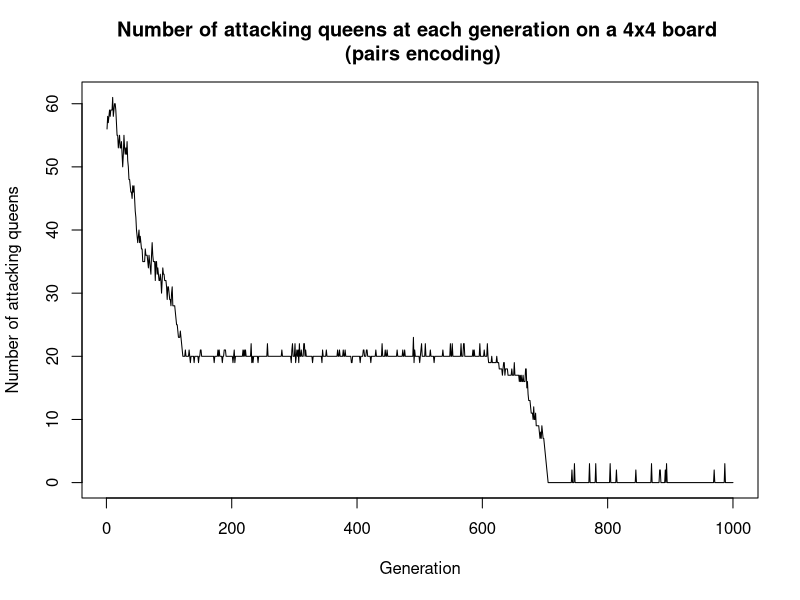
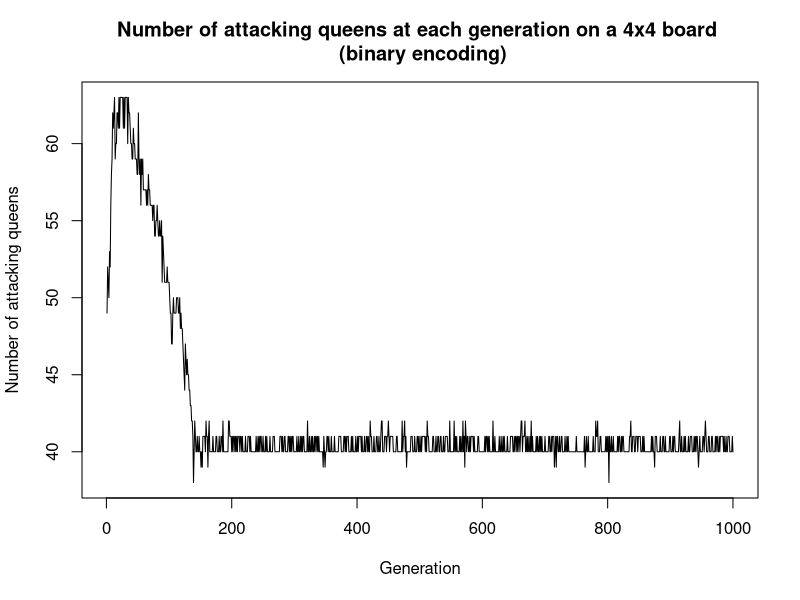
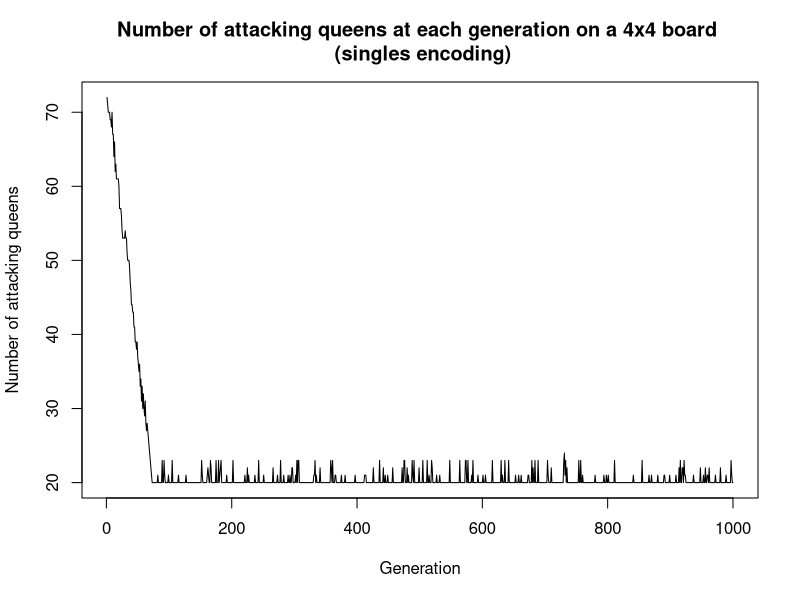
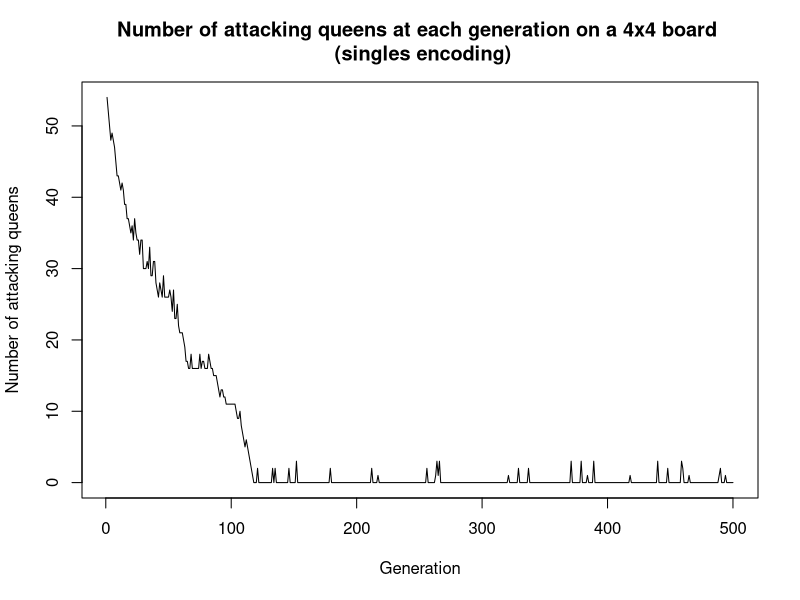
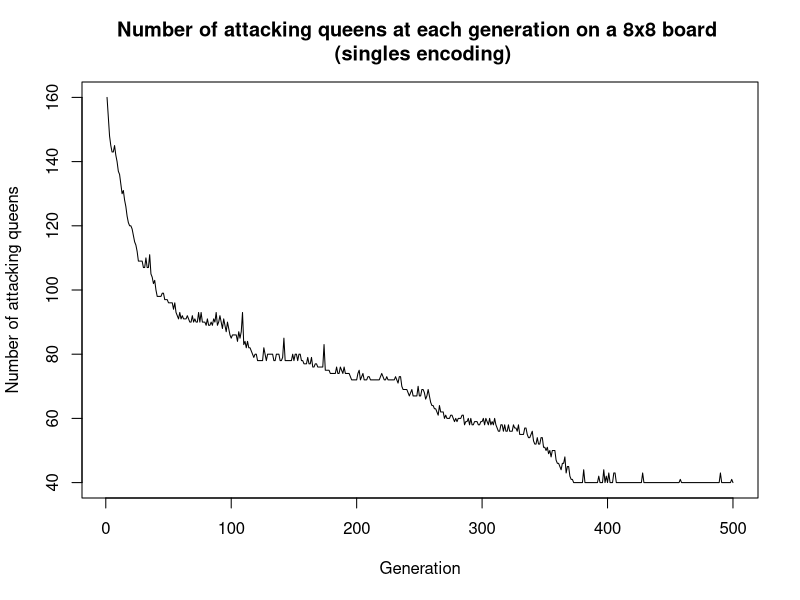
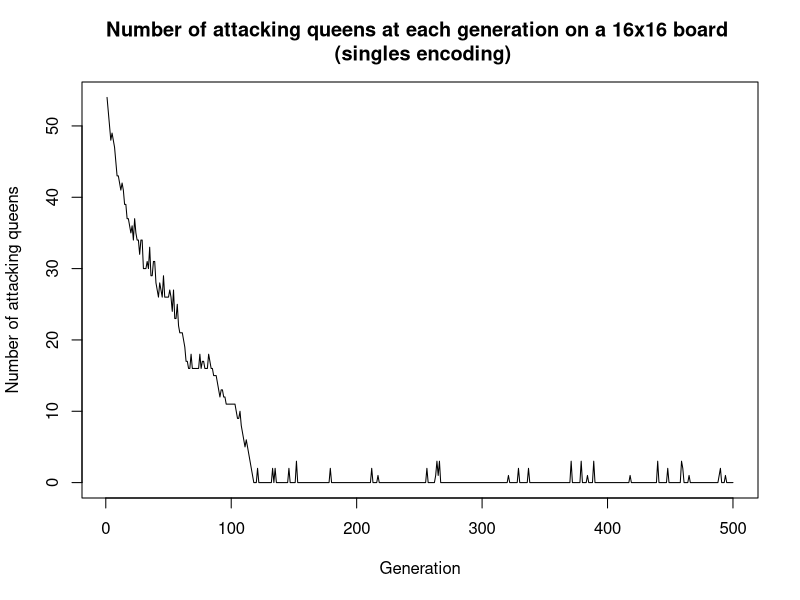
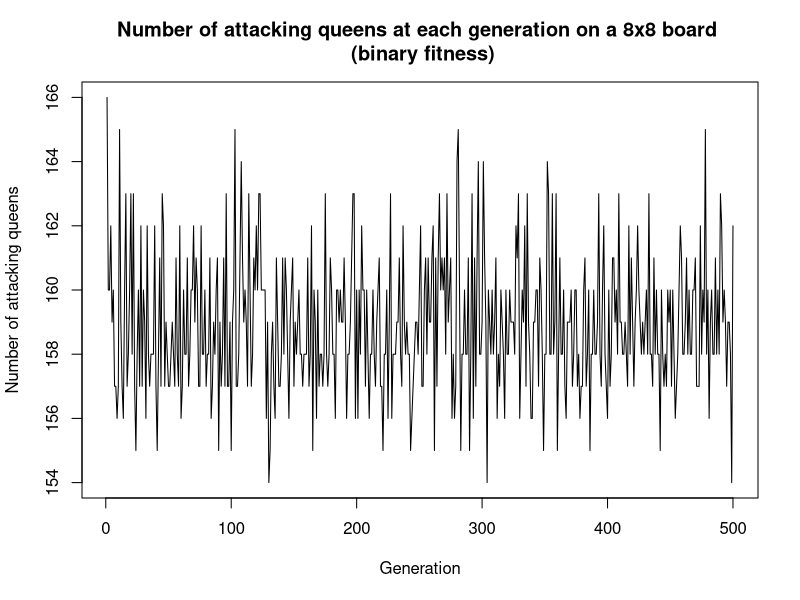
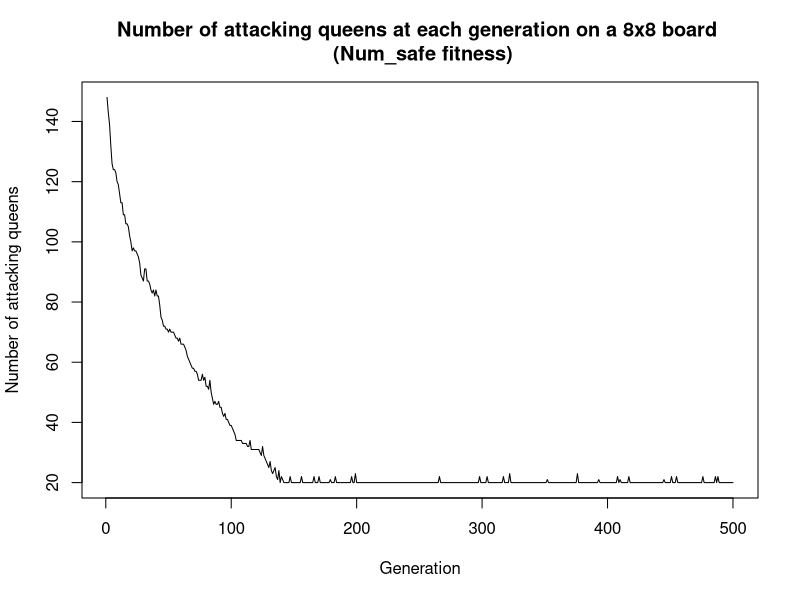

Recreate these plots in R, in order. (Note: this script raises an error after producing the figures.)
## ---- chunk 1
knitr::opts_chunk$set(echo = FALSE)
## ---- chunk 2
BinToDec <- function(x){
  #https://stackoverflow.com/questions/12892348/convert-binary-string-to-binary-or-decimal-value
  sum(2^(which(rev(unlist(strsplit(as.character(x), "")) == 1))-1))
}

vizualize_board <- function(layout, n){
  #Given a layout, vizualizes the board
  if(typeof(layout) == "list" & is.null(ncol(layout))){
    #print("Binary")
    #Binary
    board <- matrix(nrow = n, ncol = n)
    #fill the board with 0s
    for (i in 1:nrow(board)){
      for (j in 1:ncol(board)){
        board[i,j] <- 0
      }
    }
    for (i in 1:n){
      board[i,BinToDec(layout[[i]])] <- 1
    }
    board <- t(board)
    #print(board)
  }else if(typeof(layout) == "integer" & is.null(ncol(layout))){
    #print("Singles")
    #Singles
    #fill the board with 0s
    board <- matrix(nrow = n, ncol = n)
    for (i in 1:n){
      for (j in 1:n){
        board[i,j] <- 0
      }
    }
    for (i in 1:n){
      board[i,layout[i]] <- 1
    }
    board <- t(board)
    #print(board)
  }else{
    #Pairs
    #print("Pairs")
    board <- matrix(nrow = n, ncol = n)
    #fill the board with 0s
    for (i in 1:nrow(board)){
      for (j in 1:ncol(board)){
        board[i,j] <- 0
      }
    }
    for (i in 1:nrow(layout)){
      board[layout[i,1], layout[i,2]] <- 1
    }
  }
  #Print the board in the console:
  for (i in 1:(nrow(board)*2)){
    cat("_")
  }
  cat("\n")
  for (i in 1:nrow(board)){
    cat("|")
    for (j in 1:ncol(board)){
      if(board[i,j] == 0){
        cat(" |")
      }else{
        cat("Q|")
      }
    }
    cat("\n")
  }
}
## ---- chunk 3
#################### PAIRS REPRESENTATION ####################

# Question 2 : Crossover

crossover <- function(layout1, layout2, p){
  #PAIRS (matrix)
  kid <- matrix(nrow = nrow(layout1), ncol = 2)
  for (i in 1:p){
    kid[i,] <- layout1[i,]
  }
  for (i in (p+1):nrow(layout2)){
    kid[i,] <- layout2[i,]
  }
  return(kid)
}

# Question 3 : Mutate

mutate <- function(layout,n){
  pair <- sample(n,1)
  layout[pair,1] <- sample(n,1)
  layout[pair,2] <- sample(n,1)
  #Disadvantages of this layout : can move to a location where there is already a queen 
  # --> Good or bad ? Good: simulate a queen "disappearing", bad: duplicates in the representation
  return(layout)
}

# Question 4 : Fitness

fitness <- function(layout, fitness_function, n){
  board <- matrix(nrow = n, ncol = n)
  #fill the board with 0s
  for (i in 1:n){
    for (j in 1:n){
      board[i,j] <- 0
    }
  }
  #fill the board with 1s where there are queens
  for (i in 1:n){
    board[layout[i,1], layout[i,2]] <- 1
  }
  #================================================================================
 #Convert the board to a list of coordinates 
  my_vec <- c()
  for(i in 1:n){
    for(j in 1:n){
      if(board[i,j]==1){
        my_vec <- c(my_vec, c(i,j))
      }
    }
  }
  if(length(my_vec) == 0){
    return(0)
  }
  points<-array( my_vec, dim=c(2,length(my_vec)/2))
  are_attacking_eachother <- function(Q1,Q2){
    #https://stackoverflow.com/questions/57239548/how-to-check-if-a-queen-is-under-attack-in-nqueens
    (Q1[1] == Q2[1] | Q1[2] == Q2[2] | Q1[1]-Q1[2] == Q2[1]-Q2[2] | Q1[1]+Q1[2] == Q2[1]+Q2[2])
  }
  fitness <- 0
  if(length(points)/2 == 1){
    if(fitness_function == "binary"){
      return(0)
    }else if(fitness_function == "num_safe"){
      return(1)
    }else{
      #number of attacking pairs
      return(0)
    }
  }else if(fitness_function == "binary"){
      for(queen in 1:((length(points)/2)-1)){
        for(other_queen in (queen+1):(length(points)/2)){
          Q1 <- c(points[1,queen], points[2,queen])
          Q2 <- c(points[1,other_queen], points[2,other_queen])
          if(are_attacking_eachother(Q1, Q2)){
            fitness <- 1
          }
        } 
      }
  }else if(fitness_function == "num_safe"){
    safe <- 0
     for(queen in 1:((length(points)/2)-1)){
        for(other_queen in (queen+1):(length(points)/2)){
          Q1 <- c(points[1,queen], points[2,queen])
          Q2 <- c(points[1,other_queen], points[2,other_queen])
          if(!are_attacking_eachother(Q1, Q2)){
            safe <- safe + 2
          }
        } 
     }
    #to scale to [0,1], we could divide by the max number of queens that can be safe
    fitness <- safe
  }else if(fitness_function == "num_attacking"){
    num_attacking <- 0
    for(queen in 1:((length(points)/2)-1)){
      for(other_queen in (queen+1):(length(points)/2)){
        Q1 <- c(points[1,queen], points[2,queen])
        Q2 <- c(points[1,other_queen], points[2,other_queen])
        if(are_attacking_eachother(Q1, Q2)){
          num_attacking <- num_attacking + 1
        }
      } 
    }
    fitness <- num_attacking
  }else{
      #(nC2 - number) of pairs of queens attacking each other.
      nc2 <- (n*(n-1)/2)
      num_attacking <- 0
      for(queen in 1:((length(points)/2)-1)){
        for(other_queen in (queen+1):(length(points)/2)){
          Q1 <- c(points[1,queen], points[2,queen])
          Q2 <- c(points[1,other_queen], points[2,other_queen])
          if(are_attacking_eachother(Q1, Q2)){
            fitness <- 1
          }
        } 
      }
      fitness <- (nc2 - num_attacking)
  }
  return(fitness)
}

# Question 5 : Genetic Algorithm

generate_random_layout_pairs <- function(n){
  pairs<-array(0, dim=c(n,2))
  for (i in 1:n){
    pairs[i,1] <- sample(n,1)
    pairs[i,2] <- sample(n,1)
  }
  return(pairs)
}

darwin_pairs <- function(n_generations, board_size, n_population, mutprob, fitness_function, crossover_p){
  ###### Initialization ######
  #generate random population
  population <- list()
  for(i in 1:n_population){
    population[[i]] <- generate_random_layout_pairs(board_size)
  }

  #calculate fitness of population
  fitnesses <- c()
  for(i in 1:n_population){
    fitnesses[i] <- fitness(population[[i]], fitness_function, board_size)
  }
  n_attacking_queens <- c()
  solutions <- list()
  ###### Genetic Algorithm ######
  for(generation in 1:n_generations){

    #Two individuals are randomly sampled from the current population, 
    # they are further used as parents
    parents <- sample(population, 2, replace = FALSE)

    #One individual with the smallest fitness is selected from the current population,
    # this will be the victim
    victim <- population[which.min(fitnesses)]
    victim_idx <- which.min(fitnesses)
    #The two sampled parents are to produce a kid by crossover
    kid <- crossover(parents[[1]], parents[[2]], p=crossover_p)

    #this kid should be mutated with probability mutprob
    if(runif(1) < mutprob){
      kid <- mutate(kid, board_size)
    }

    #The victim is replaced by the kid in the population
    population[[victim_idx]] <- kid

    #Do not forget to update the vector of fitness values of the population
    fitnesses[victim_idx] <- fitness(kid, fitness_function, board_size)

    #Remember the number of pairs of queens attacking each other at the given iteration
    attacking_queens <- 0
    for(i in 1:n_population){
      attacking_queens <- attacking_queens + fitness(population[[i]], "num_attacking", board_size)
      if(fitness(population[[i]], "num_attacking", board_size) == 0){
        solutions[[length(solutions)+1]] <- population[[i]]
      }
    }
    n_attacking_queens <- c(n_attacking_queens, attacking_queens)

  }
  return(list(n_attacking_queens = n_attacking_queens, solutions = solutions))
}

## ---- chunk 4
# Question 6 : Legal Configuration
res_pairs <- darwin_pairs(n_generations = 1000, 
                          board_size =  4, 
                          n_population = 20, 
                          mutprob = 0.1, 
                          fitness_function = "num_safe",
                          crossover_p = 2)

cat("found", length(res_pairs$solutions), "legal configurations \n")
cat("Example of a legal configuration : \n")
if(length(res_pairs$solutions) > 0){
  vizualize_board(res_pairs$solutions[[1]], 4)
}
## ---- chunk 5
# Question 7 : Plot
plot(res_pairs$n_attacking_queens, type="l", xlab="Generation", ylab="Number of attacking queens")
title("Number of attacking queens at each generation on a 4x4 board \n (pairs encoding)")

## ---- chunk 6
################### Binary Representation ###################

# Question 2 : Crossover

crossover <- function(layout1, layout2, p){
  #p < log2(n)/2
  kid <- list()
  for (i in 1:p){
    kid[[i]] <- layout1[[i]]
  }
  for (i in (p+1):length(layout2)){
    kid[[i]] <- layout2[[i]]
  }
  return(kid)
}

# Question 3 : Mutate

mutate <- function(layout,n){
    #randomly select a binary string
    binary_string <- sample(1:length(layout), 1)
    #randomly select a bit in the binary string
    bit <- sample(1:length(layout[[binary_string]]), 1)
    #flip the bit
    layout[[binary_string]][bit] <- abs(layout[[binary_string]][bit] - 1)
    return(layout)
}

# Question 4 : Fitness

fitness <- function(layout, fitness_function, n){
  #Very twisted and inefficient way of doing things, to be modified
  board <- matrix(nrow = n, ncol = n)
  #fill the board with 0s
  for (i in 1:nrow(board)){
    for (j in 1:ncol(board)){
      board[i,j] <- 0
    }
  }
  for (i in 1:length(layout)){
    board[i, BinToDec(layout[[i]])] <- 1
  }
  board <- t(board) 

  #================================================================================
  #At this point, the board var should contain a matrix on the state of the board, with 1s for queens and 0s for empty spaces
  #Convert the board to a list of coordinates 
  my_vec <- c()
  for(i in 1:n){
    for(j in 1:n){
      if(board[i,j]==1){
        my_vec <- c(my_vec, c(i,j))
      }
    }
  }
  if(length(my_vec) == 0){
    return(0)
  }
  points<-array( my_vec, dim=c(2,length(my_vec)/2))
  are_attacking_eachother <- function(Q1,Q2){
    #https://stackoverflow.com/questions/57239548/how-to-check-if-a-queen-is-under-attack-in-nqueens
    (Q1[1] == Q2[1] | Q1[2] == Q2[2] | Q1[1]-Q1[2] == Q2[1]-Q2[2] | Q1[1]+Q1[2] == Q2[1]+Q2[2])
  }
  fitness <- 0
  #If only one queen on the board:
  if(length(points)/2 <= 1){
    if(fitness_function == "binary"){
      return(0)
    }else if(fitness_function == "num_safe"){
      return(length(points)/2)
    }else{ #number of attacking pairs
      return(0)
    }
    
  }else if(fitness_function == "binary"){
      for(queen in 1:((length(points)/2)-1)){
        for(other_queen in (queen+1):(length(points)/2)){
          Q1 <- c(points[1,queen], points[2,queen])
          Q2 <- c(points[1,other_queen], points[2,other_queen])
          if(are_attacking_eachother(Q1, Q2)){
            fitness <- 1
          }
        } 
      }
  }else if(fitness_function == "num_safe"){
    safe <- 0
     for(queen in 1:((length(points)/2)-1)){
        for(other_queen in (queen+1):(length(points)/2)){
          Q1 <- c(points[1,queen], points[2,queen])
          Q2 <- c(points[1,other_queen], points[2,other_queen])
          if(!are_attacking_eachother(Q1, Q2)){
            safe <- safe + 2
          }
        } 
     }
    #to scale to [0,1], we can divide by the max number of queens that can be safe
    fitness <- safe
    
  }else if(fitness_function == "num_attacking"){
    num_attacking <- 0
    for(queen in 1:((length(points)/2)-1)){
      for(other_queen in (queen+1):(length(points)/2)){
        Q1 <- c(points[1,queen], points[2,queen])
        Q2 <- c(points[1,other_queen], points[2,other_queen])
        if(are_attacking_eachother(Q1, Q2)){
          num_attacking <- num_attacking + 1
        }
      } 
    }
    fitness <- num_attacking
  }else{
      #(nC2 - number) of pairs of queens attacking each other.
      nc2 <- (n*(n-1)/2)
      num_attacking <- 0
      for(queen in 1:((length(points)/2)-1)){
        for(other_queen in (queen+1):(length(points)/2)){
          Q1 <- c(points[1,queen], points[2,queen])
          Q2 <- c(points[1,other_queen], points[2,other_queen])
          if(are_attacking_eachother(Q1, Q2)){
            fitness <- 1
          }
        } 
      }
      fitness <- nc2 - num_attacking
  }
  return(fitness)
}

# Question 5 : Genetic Algorithm

generate_random_layout_binary <- function(n){
  #Only works for n powers of 2, otherwise it can produces queens outside of the board
  layout <- list()
  for (i in 1:n){
    layout[[i]] <- sample(0:1, ceiling(log2(n)), replace = TRUE)
  }
  return(layout)
}

darwin_bin <- function(n_generations, board_size, n_population, mutprob, fitness_function, crossover_p){

  #generate random population
  population <- list()
  for(i in 1:n_population){
    population[[i]] <- generate_random_layout_binary(board_size)
  }

  #calculate fitness of population
  fitnesses <- c()
  for(i in 1:n_population){
    fitnesses[i] <- fitness(population[[i]], fitness_function, board_size)
  }
  n_attacking_queens <- c()
  solutions <- list()
  ###### Genetic Algorithm ######
  for(generation in 1:n_generations){
    #Two individuals are randomly sampled from the current population, they are further used as parents
    parents <- sample(population, 2, replace = FALSE)

    #One individual with the smallest fitness is selected from the current population, this will be the victim
    victim <- population[which.min(fitnesses)][[1]]
    victim_idx <- which.min(fitnesses)

    #The two sampled parents are to produce a kid by crossover
    kid <- crossover(parents[[1]], parents[[2]], p=crossover_p)
    #this kid should be mutated with probability mutprob
    if(runif(1) < mutprob){
      kid <- mutate(kid, board_size)
    }
    #The victim is replaced by the kid in the population
  
    population[[victim_idx]] <- kid

    #Do not forget to update the vector of fitness values of the population
    fitnesses[victim_idx] <- fitness(kid, fitness_function, board_size)

  #Remember the number of pairs of queens attacking each other at the given iteration
    attacking_queens <- 0
    for(i in 1:n_population){
      attacking_queens <- attacking_queens + fitness(population[[i]], "num_attacking", board_size)
      if(fitness(population[[i]], "num_attacking", board_size) == 0){
        solutions[[length(solutions)+1]] <- population[[i]]
      }
    }
    n_attacking_queens <- c(n_attacking_queens, attacking_queens)

  }
  return(list(n_attacking_queens = n_attacking_queens, solutions = solutions))
}

## ---- chunk 7
# Question 6 : Legal Configuration
res_bin <- darwin_bin(n_generations = 1000, 
                          board_size =  4, 
                          n_population = 20, 
                          mutprob = 0.1, 
                          fitness_function = "num_safe",
                          crossover_p = 1) #Bin rep so 2bits only

cat("found", length(res_bin$solutions), "legal configurations \n")
cat("Example of a legal configuration : \n")
if(length(res_bin$solutions) > 0){
  vizualize_board(res_bin$solutions[[1]], 4)
}
## ---- chunk 8
# Question 7 : Plot
plot(res_bin$n_attacking_queens, type="l", xlab="Generation", ylab="Number of attacking queens")
title("Number of attacking queens at each generation on a 4x4 board \n (binary encoding)")

## ---- chunk 9
################### Singles Representation ###################

# Question 2 : Crossover

crossover <- function(layout1, layout2, p){
  kid <- c()
    for (i in 1:p){
      kid <- c(kid , layout1[i])
    }
    for (i in (p+1):length(layout2)){
      kid <- c(kid , layout2[i])
    }
    return(kid)
}

# Question 3 : Mutate

mutate <- function(layout,n){
    row <- sample(n,1)
    layout[row] <- sample(n,1)
    #Disadvantages of this method : a queen can only be moved within a column, and it can also not be moved at all
    return(layout)
}

# Question 4 : Fitness

fitness <- function(layout, fitness_function, n){
  #Very twisted and inefficient way of doing things, to be modified
  board <- matrix(nrow = n, ncol = n)
  #fill the board with 0s
  for (i in 1:n){
    for (j in 1:n){
      board[i,j] <- 0
    }
  }
  for (i in 1:n){
    board[i,layout[i]] <- 1
  }
  board <- t(board)
  #================================================================================
  #At this point, the board var should contain a matrix on the state of the board, with 1s for queens and 0s for empty spaces
  #Convert the board to a list of coordinates 
  my_vec <- c()
  for(i in 1:n){
    for(j in 1:n){
      if(board[i,j]==1){
        my_vec <- c(my_vec, c(i,j))
      }
    }
  }
  if(length(my_vec) == 0){
    return(0)
  }
  points<-array( my_vec, dim=c(2,length(my_vec)/2))
  are_attacking_eachother <- function(Q1,Q2){
    #https://stackoverflow.com/questions/57239548/how-to-check-if-a-queen-is-under-attack-in-nqueens
    (Q1[1] == Q2[1] | Q1[2] == Q2[2] | Q1[1]-Q1[2] == Q2[1]-Q2[2] | Q1[1]+Q1[2] == Q2[1]+Q2[2])
  }
  fitness <- 0
  #If only one queen on the board:
  if(length(points)/2 <= 1){
    if(fitness_function == "binary"){
      return(0)
    }else if(fitness_function == "num_safe"){
      return(length(points)/2)
    }else{ #number of attacking pairs
      return(0)
    }
  }else if(fitness_function == "binary"){
      for(queen in 1:((length(points)/2)-1)){
        for(other_queen in (queen+1):(length(points)/2)){
          Q1 <- c(points[1,queen], points[2,queen])
          Q2 <- c(points[1,other_queen], points[2,other_queen])
          if(are_attacking_eachother(Q1, Q2)){
            fitness <- 1
          }
        } 
      }
  }else if(fitness_function == "num_safe"){
    safe <- 0
     for(queen in 1:((length(points)/2)-1)){
        for(other_queen in (queen+1):(length(points)/2)){
          Q1 <- c(points[1,queen], points[2,queen])
          Q2 <- c(points[1,other_queen], points[2,other_queen])
          if(!are_attacking_eachother(Q1, Q2)){
            safe <- safe + 2
          }
        } 
     }
    #to scale to [0,1], we can divide by the max number of queens that can be safe
    fitness <- safe
  }else if(fitness_function == "num_attacking"){
    num_attacking <- 0
    for(queen in 1:((length(points)/2)-1)){
      for(other_queen in (queen+1):(length(points)/2)){
        Q1 <- c(points[1,queen], points[2,queen])
        Q2 <- c(points[1,other_queen], points[2,other_queen])
        if(are_attacking_eachother(Q1, Q2)){
          num_attacking <- num_attacking + 1
        }
      } 
    }
    fitness <- num_attacking
  }else{
      #(nC2 - number) of pairs of queens attacking each other.
      nc2 <- (n*(n-1)/2)
      num_attacking <- 0
      for(queen in 1:((length(points)/2)-1)){
        for(other_queen in (queen+1):(length(points)/2)){
          Q1 <- c(points[1,queen], points[2,queen])
          Q2 <- c(points[1,other_queen], points[2,other_queen])
          if(are_attacking_eachother(Q1, Q2)){
            fitness <- 1
          }
        } 
      }
      fitness <- (nc2 - num_attacking)
  }
  return(fitness)
}

# Question 5 : Genetic Algorithm

generate_random_layout_singles <- function(n){
  layout <- c()
  for (i in 1:n){
    layout[i] <- sample(1:n,1)
  }
  return(layout)
}

darwin_singles <- function(n_generations, board_size, n_population, mutprob, fitness_function, crossover_p){

  #generate random population
  population <- list()
  for(i in 1:n_population){
    population[[i]] <- generate_random_layout_singles(board_size)
  }

  #calculate fitness of population
  fitnesses <- c()
  for(i in 1:n_population){
    fitnesses[i] <- fitness(population[[i]], fitness_function, board_size)
  }
  n_attacking_queens <- c()
  solutions <- list()
  ###### Genetic Algorithm ######
  for(generation in 1:n_generations){
    #Two individuals are randomly sampled from the current population, they are further used as parents
    parents <- sample(population, 2, replace = FALSE)

    #One individual with the smallest fitness is selected from the current population, this will be the victim
    victim <- population[which.min(fitnesses)][[1]]
    victim_idx <- which.min(fitnesses)

    #The two sampled parents are to produce a kid by crossover
    kid <- crossover(parents[[1]], parents[[2]], p=crossover_p)
    #this kid should be mutated with probability mutprob
    if(runif(1) < mutprob){
      kid <- mutate(kid, board_size)
    }
    #The victim is replaced by the kid in the population
  
    population[[victim_idx]] <- kid

    #Do not forget to update the vector of fitness values of the population
    fitnesses[victim_idx] <- fitness(kid, fitness_function, board_size)

  #Remember the number of pairs of queens attacking each other at the given iteration
    attacking_queens <- 0
    for(i in 1:n_population){
      attacking_queens <- attacking_queens + fitness(population[[i]], "num_attacking", board_size)
      if(fitness(population[[i]], "num_attacking", board_size) == 0){
        solutions[[length(solutions)+1]] <- population[[i]]
      }
    }
    n_attacking_queens <- c(n_attacking_queens, attacking_queens)
  }
  return(list(n_attacking_queens = n_attacking_queens, solutions = solutions))
}

## ---- chunk 10
# Question 6 : Legal Configuration
res_sin <- darwin_singles(n_generations = 1000,
                          board_size = 4,
                          n_population = 20,
                          mutprob = 0.1,
                          fitness_function ="num_safe",
                          crossover_p = 2)

cat("found", length(res_sin$solutions), "legal configurations \n")
cat("Example of a legal configuration : \n")
if(length(res_sin$solutions) > 0){
  vizualize_board(res_sin$solutions[[1]], 4)
}
## ---- chunk 11
# Question 7 : Plot
plot(res_sin$n_attacking_queens, type = "l", xlab = "Generation", ylab = "Number of attacking queens")
title("Number of attacking queens at each generation on a 4x4 board \n (singles encoding)")
## ---- chunk 12

# n = 4
start_time <- Sys.time()
res_sin4 <- darwin_singles(n_generations = 500,
                           board_size = 4,
                           n_population = 20,
                           mutprob =0.1,
                           fitness_function = "num_safe",
                           crossover_p = 2)
end_time <- Sys.time()

cat("N = 4 : found", length(res_sin4$solutions), "legal configurations")
cat("\n")
cat("time taken:", end_time - start_time, "seconds")
cat("\n")
plot(res_sin4$n_attacking_queens, type = "l", xlab = "Generation", ylab = "Number of attacking queens")
title("Number of attacking queens at each generation on a 4x4 board \n (singles encoding)")

# n = 8
start_time <- Sys.time()
res_sin8 <- darwin_singles(n_generations = 500,
                           board_size = 8,
                           n_population = 20,
                           mutprob =0.1,
                           fitness_function = "num_safe",
                           crossover_p = 4)
end_time <- Sys.time()

cat("N = 8 : found", length(res_sin8$solutions), "legal configurations")
cat("\n")
cat("time taken:", end_time - start_time, "seconds")
cat("\n")
plot(res_sin8$n_attacking_queens, type = "l", xlab = "Generation", ylab = "Number of attacking queens")
title("Number of attacking queens at each generation on a 8x8 board \n (singles encoding)")

# n = 16
start_time <- Sys.time()
res_sin16 <- darwin_singles(n_generations = 500,
                           board_size = 16,
                           n_population = 20,
                           mutprob =0.1,
                           fitness_function = "num_safe",
                           crossover_p = 8)
end_time <- Sys.time()

cat("N = 16 : found", length(res_sin16$solutions), "legal configurations")
cat("\n")
cat("time taken:", end_time - start_time, "seconds")
cat("\n")
plot(res_sin4$n_attacking_queens, type = "l", xlab = "Generation", ylab = "Number of attacking queens")
title("Number of attacking queens at each generation on a 16x16 board \n (singles encoding)")

## ---- chunk 13

# Binary
start_time <- Sys.time()
res_sinA <- darwin_singles(n_generations = 500,
                           board_size = 8,
                           n_population = 20,
                           mutprob =0.1,
                           fitness_function = "binary",
                           crossover_p = 4)
end_time <- Sys.time()

cat("Binary: found", length(res_sinA$solutions), "legal configurations")
cat("\n")
cat("time taken:", end_time - start_time, "seconds")
cat("\n")
plot(res_sinA$n_attacking_queens, type = "l", xlab = "Generation", ylab = "Number of attacking queens")
title("Number of attacking queens at each generation on a 8x8 board \n (binary fitness)")

# Number of Safe Queens
start_time <- Sys.time()
res_sinB <- darwin_singles(n_generations = 500,
                           board_size = 8,
                           n_population = 20,
                           mutprob =0.1,
                           fitness_function = "num_safe",
                           crossover_p = 4)
end_time <- Sys.time()

cat("Num_safe : found", length(res_sinB$solutions), "legal configurations")
cat("\n")
cat("time taken:", end_time - start_time, "seconds")
cat("\n")
plot(res_sinB$n_attacking_queens, type = "l", xlab = "Generation", ylab = "Number of attacking queens")
title("Number of attacking queens at each generation on a 8x8 board \n (Num_safe fitness)")

# n = 16
start_time <- Sys.time()
res_sinC <- darwin_singles(n_generations = 500,
                           board_size = 8,
                           n_population = 20,
                           mutprob =0.1,
                           fitness_function = "other",
                           crossover_p = 4)
end_time <- Sys.time()

cat("nC2 - num_attacking : found", length(res_sinC$solutions), "legal configurations")
cat("\n")
cat("time taken:", end_time - start_time, "seconds")
cat("\n")
plot(res_sinC$n_attacking_queens, type = "l", xlab = "Generation", ylab = "Number of attacking queens")
title("Number of attacking queens at each generation on a 8x8 board \n (nC2 - num_attacking fitness)")

## ---- chunk 14

# mutprob= 0.1
start_time <- Sys.time()
res_sinA <- darwin_singles(n_generations = 1000,
                           board_size = 8,
                           n_population = 20,
                           mutprob =0.1,
                           fitness_function = "num_safe",
                           crossover_p = 4)
end_time <- Sys.time()

cat("mutprob= 0.1: found", length(res_sinA$solutions), "legal configurations")
cat("\n")
cat("time taken:", end_time - start_time, "seconds")
cat("\n")
plot(res_sinA$n_attacking_queens, type = "l", xlab = "Generation", ylab = "Number of attacking queens")
title("Number of attacking queens at each generation on a 8x8 board \n (mutprob= 0.1)")

# mutprob= 0.5
start_time <- Sys.time()
res_sinB <- darwin_singles(n_generations = 1000,
                           board_size = 8,
                           n_population = 20,
                           mutprob= 0.5,
                           fitness_function = "num_safe",
                           crossover_p = 4)
end_time <- Sys.time()

cat("mutprob= 0.5: found", length(res_sinB$solutions), "legal configurations")
cat("\n")
cat("time taken:", end_time - start_time, "seconds")
cat("\n")
plot(res_sinB$n_attacking_queens, type = "l", xlab = "Generation", ylab = "Number of attacking queens")
title("Number of attacking queens at each generation on a 8x8 board \n (mutprob= 0.5)")

# mutprob= 0.9
start_time <- Sys.time()
res_sinC <- darwin_singles(n_generations = 1000,
                           board_size = 8,
                           n_population = 20,
                           mutprob= 0.9,
                           fitness_function = "num_safe",
                           crossover_p = 4)
end_time <- Sys.time()

cat("mutprob= 0.9: found", length(res_sinC$solutions), "legal configurations")
cat("\n")
cat("time taken:", end_time - start_time, "seconds")
cat("\n")
plot(res_sinC$n_attacking_queens, type = "l", xlab = "Generation", ylab = "Number of attacking queens")
title("Number of attacking queens at each generation on a 8x8 board \n (mutprob= 0.9)")

## ---- chunk 15
# 2.1
data <- read.csv2("censoredproc.csv")

par(mfrow=c(1,3))

# histogram of all data
hist(as.numeric(data[,1]), freq=F, main="Histogram of all data")

# histogram of data with cens=1
hist(as.numeric(data[which(data[,2]==1),1]), freq=F, main="Histogram of cens=1 data")

# histogram of data with cens=2
hist(as.numeric(data[which(data[,2]==2),1]), freq=F, main="Histogram of cens=2 data")

min(as.numeric(data[which(data[,2]==1),1]))
max(as.numeric(data[which(data[,2]==2),1]))

## ---- chunk 16
# 2.4

# uncensored and censored number of observations
n <- length(which(data[,2]==1))
m <- length(which(data[,2]==2))

# uncensored and censored observations
x <- as.numeric(data[which(data[,2]==1),1])
z <- as.numeric(data[which(data[,2]==2),1])

# starting lambda value and stopping condition
lambda <- 100
stop <- 0.001

# EM algorithm
E_loglik <- function(lambda){
  (n * log(lambda)) - n + (m * log(lambda)) - lambda * m * ( 1/lambda - z/(exp(lambda*z -1))) -
    (sum(log(1-exp(-lambda*z))))
}

current_id <- 1
max_id <- 1000
L <- c(-Inf)

while(current_id < max_id){
  q <- (1/(1-exp(-lambda * z)))*((1/lambda) -(z + (1/lambda))* xp(-lambda * z))
  L <- c(L,Exp_llik(lambda)) # loglik
  
  if(abs(L[current_id+1] - L[current_id]) <=stop){
    cat("Lambda found = ", lambda,"\nLog likelihood = " , L[current_id+1])
    break
  }
  lambda <- optim(lambda, E_loglik, method="Brent")[[1]]
  current_id <- current_id +1
}
## ---- chunk 17
#2.5

lambda <- # value

hist(as.numeric(data[,1]), freq=F, main="Histogram of all data")
lines(density(as.numeric(data[,1]), adjust = 1/lambda), lwd = 2)

hist(as.numeric(data[which(data[,2]==1),1]), freq=F, main="Histogram of cens=1 data")
lines(density(as.numeric(data[which(data[,2]==1),1]), adjust = 1/lambda), lwd = 2)

## ---- chunk 18
#2.6

bootstrap <- matrix(NA, ncol = 2, nrow = 1000)
lambda_hat <- c()

n <- 1000

for (i in 1:n) {
  bootstrap[,1] <- rexp(n, lambda)
  bootstrap[,2] <- 1
  bootstrap[1:m,1] <- runif(m, 0, max(as.numeric(data[which(data[,2]==2),1])))
  bootstrap[1:m,2] <- 2
  lambda_hat[i] <- n/sum(bootstrap[(m+1):n,1])
}

EM_lambda_hat  <- c()

for(i in 1:1000){
  # uncensored and censored number of observations
  n <- length(which(bootstrap[,2]==1))
  m <- length(which(bootstrap[,2]==2))

  # uncensored and censored observations
  x <- as.numeric(bootstrap[which(bootstrap[,2]==1),1])
  z <- as.numeric(bootstrap[which(bootstrap[,2]==2),1])

  # starting lambda value and stopping condition
  lambda <- 100
  stop <- 0.001

  # EM algorithm
  E_loglik <- function(lambda){
    (n * log(lambda)) - n + (m * log(lambda)) - lambda * m * ( 1/lambda - z/(exp(lambda*z -1))) -
      (sum(log(1-exp(-lambda*z))))
  }

  current_id <- 1
  max_id <- 1000
  L <- c(-Inf)

  while(current_id < max_id){
    q <- (1/(1-exp(-lambda * z)))*((1/lambda) -(z + (1/lambda))* xp(-lambda * z))
    L <- c(L,Exp_llik(lambda)) # loglik
  
    if(abs(L[current_id+1] - L[current_id]) <=stop){
      cat("Lambda found = ", lambda,"\nLog likelihood = " , L[current_id+1])
      break
    }
    lambda <- optim(lambda, E_loglik, method="Brent")[[1]]
    current_id <- current_id +1
    EM_lambda_hat[i] <- lambda
  }
}

hist(lambda_hat_mle)
hist(lambda_hat_em)
var(lambda_hat_mle)
var(lambda_hat_em)
